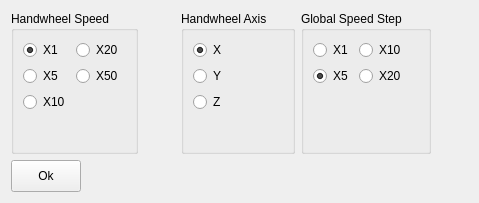
<?xml version="1.0" encoding="UTF-8"?>
<ui version="4.0">
 <class>OperatingRatioSetDialog</class>
 <widget class="QDialog" name="OperatingRatioSetDialog">
  <property name="geometry">
   <rect>
    <x>0</x>
    <y>0</y>
    <width>479</width>
    <height>203</height>
   </rect>
  </property>
  <property name="windowTitle">
   <string>Handwheel Speed</string>
  </property>
  <layout class="QVBoxLayout" name="verticalLayout">
   <item>
    <layout class="QHBoxLayout" name="horizontalLayout">
     <item>
      <widget class="QGroupBox" name="groupBox">
       <property name="title">
        <string>Handwheel Speed</string>
       </property>
       <layout class="QFormLayout" name="formLayout">
        <item row="0" column="0">
         <widget class="QRadioButton" name="x1RadioButton">
          <property name="text">
           <string>X1</string>
          </property>
          <property name="checked">
           <bool>true</bool>
          </property>
          <attribute name="buttonGroup">
           <string>buttonGroup</string>
          </attribute>
         </widget>
        </item>
        <item row="0" column="1">
         <widget class="QRadioButton" name="x20RadioButton">
          <property name="text">
           <string>X20</string>
          </property>
          <attribute name="buttonGroup">
           <string>buttonGroup</string>
          </attribute>
         </widget>
        </item>
        <item row="1" column="0">
         <widget class="QRadioButton" name="x5RadioButton">
          <property name="text">
           <string>X5</string>
          </property>
          <property name="checked">
           <bool>false</bool>
          </property>
          <attribute name="buttonGroup">
           <string>buttonGroup</string>
          </attribute>
         </widget>
        </item>
        <item row="1" column="1">
         <widget class="QRadioButton" name="x50RadioButton">
          <property name="text">
           <string>X50</string>
          </property>
          <attribute name="buttonGroup">
           <string>buttonGroup</string>
          </attribute>
         </widget>
        </item>
        <item row="2" column="0">
         <widget class="QRadioButton" name="x10RadioButton">
          <property name="text">
           <string>X10</string>
          </property>
          <attribute name="buttonGroup">
           <string>buttonGroup</string>
          </attribute>
         </widget>
        </item>
       </layout>
      </widget>
     </item>
     <item>
      <spacer name="horizontalSpacer">
       <property name="orientation">
        <enum>Qt::Horizontal</enum>
       </property>
       <property name="sizeHint" stdset="0">
        <size>
         <width>40</width>
         <height>20</height>
        </size>
       </property>
      </spacer>
     </item>
     <item>
      <widget class="QGroupBox" name="groupBox_3">
       <property name="title">
        <string>Handwheel Axis</string>
       </property>
       <layout class="QFormLayout" name="formLayout_3">
        <item row="0" column="0">
         <widget class="QRadioButton" name="xAxisRadioButton">
          <property name="text">
           <string>X</string>
          </property>
          <property name="checked">
           <bool>true</bool>
          </property>
          <attribute name="buttonGroup">
           <string>buttonGroup_3</string>
          </attribute>
         </widget>
        </item>
        <item row="1" column="0">
         <widget class="QRadioButton" name="yAxisRadioButton">
          <property name="text">
           <string>Y</string>
          </property>
          <property name="checked">
           <bool>false</bool>
          </property>
          <attribute name="buttonGroup">
           <string>buttonGroup_3</string>
          </attribute>
         </widget>
        </item>
        <item row="2" column="0">
         <widget class="QRadioButton" name="zAxisRadioButton">
          <property name="text">
           <string>Z</string>
          </property>
          <attribute name="buttonGroup">
           <string>buttonGroup_3</string>
          </attribute>
         </widget>
        </item>
       </layout>
      </widget>
     </item>
     <item>
      <widget class="QGroupBox" name="groupBox_2">
       <property name="title">
        <string>Global Speed Step</string>
       </property>
       <layout class="QFormLayout" name="formLayout_2">
        <property name="fieldGrowthPolicy">
         <enum>QFormLayout::AllNonFixedFieldsGrow</enum>
        </property>
        <item row="0" column="0">
         <widget class="QRadioButton" name="gx1RadioButton">
          <property name="text">
           <string>X1</string>
          </property>
          <attribute name="buttonGroup">
           <string>buttonGroup_2</string>
          </attribute>
         </widget>
        </item>
        <item row="0" column="1">
         <widget class="QRadioButton" name="gx10RadioButton">
          <property name="text">
           <string>X10</string>
          </property>
          <attribute name="buttonGroup">
           <string>buttonGroup_2</string>
          </attribute>
         </widget>
        </item>
        <item row="1" column="0">
         <widget class="QRadioButton" name="gx5RadioButton">
          <property name="text">
           <string>X5</string>
          </property>
          <property name="checked">
           <bool>true</bool>
          </property>
          <attribute name="buttonGroup">
           <string>buttonGroup_2</string>
          </attribute>
         </widget>
        </item>
        <item row="1" column="1">
         <widget class="QRadioButton" name="gx20RadioButton">
          <property name="text">
           <string>X20</string>
          </property>
          <attribute name="buttonGroup">
           <string>buttonGroup_2</string>
          </attribute>
         </widget>
        </item>
       </layout>
      </widget>
     </item>
     <item>
      <spacer name="horizontalSpacer_2">
       <property name="orientation">
        <enum>Qt::Horizontal</enum>
       </property>
       <property name="sizeHint" stdset="0">
        <size>
         <width>40</width>
         <height>20</height>
        </size>
       </property>
      </spacer>
     </item>
    </layout>
   </item>
   <item>
    <widget class="QToolButton" name="okToolButton">
     <property name="minimumSize">
      <size>
       <width>70</width>
       <height>32</height>
      </size>
     </property>
     <property name="text">
      <string>Ok</string>
     </property>
    </widget>
   </item>
  </layout>
 </widget>
 <resources/>
 <connections/>
 <buttongroups>
  <buttongroup name="buttonGroup_2"/>
  <buttongroup name="buttonGroup"/>
  <buttongroup name="buttonGroup_3"/>
 </buttongroups>
</ui>
